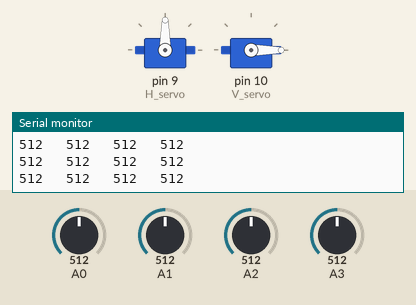
The sketch below on a simulated Arduino Uno, built with avr-gcc and run on an emulated ATmega328P. Parts: 2 × servo, the last lines printed to the serial monitor. The test bench sets the inputs (shaded band); at power-on: A1 = 512, A2 = 512, A3 = 512, A0 = 512.

Above: at 1.2 s.
1.3 s: A1 set to 470
4.3 s: A1 set to 447
At 4.49 s:
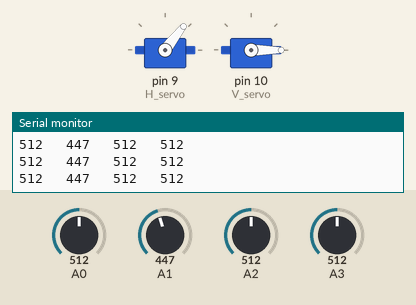
7.3 s: A2 set to 108
At 7.9 s:
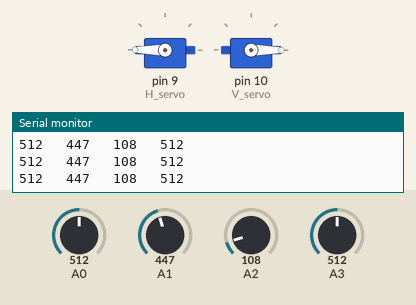
9.0 s: A2 set to 89
10.5 s: A3 set to 110
13.5 s: A3 set to 90
At 14.18 s:
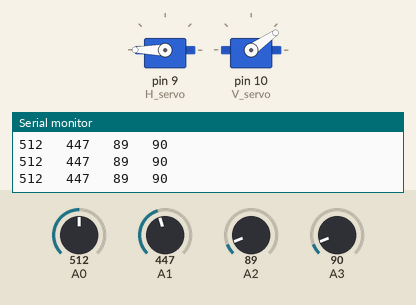
Timing chart, 0 to 21.9 s (numbered marks = the images above; inputs shaded):
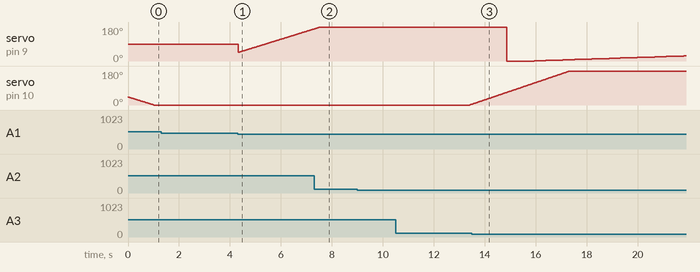

The sketch:

Code.ino
```cpp
#include <Servo.h>

Servo H_servo;  // create servo object to control a Horizontal servo
Servo V_servo;  // create servo object to control a vertical servo

int LDR_1 = A0;  // analog pin used to connect the LDR
int LDR_2 = A1;
int LDR_3 = A2;
int LDR_4 = A3;

int tollerance = 50;

int H_angel = 45;
int V_angel = 45;


void setup() {
  H_servo.attach(9);  // attaches the servo on pin 9 to the servo object
  V_servo.attach(10);  // attaches the servo on pin 9 to the servo object
  Serial.begin(9600);
}

void loop() {

  int read_ldr_1 = analogRead(A0);
  int read_ldr_2 = analogRead(A1);
  int read_ldr_3 = analogRead(A2);
  int read_ldr_4 = analogRead(A3);
  int avg_th = read_ldr_1 - read_ldr_2;
  int avg_bh = read_ldr_3 - read_ldr_4;
  int avg_rv = read_ldr_1 - read_ldr_3;
  int avg_lv = read_ldr_2 - read_ldr_4;
  Serial.print(read_ldr_1);
  Serial.print("   ");
  Serial.print(read_ldr_2);
  Serial.print("   ");
  Serial.print(read_ldr_3);
  Serial.print("   ");
  Serial.println(read_ldr_4);


  if ( avg_th > tollerance || avg_bh > tollerance){
    if(avg_th > avg_bh){
      if(read_ldr_1 > read_ldr_2){H_angel++;}
      else{H_angel--;}H_servo.write(H_angel);
      }
    else{
      if(read_ldr_3 > read_ldr_4){H_angel++;}
      else{H_angel--;}H_servo.write(H_angel);}
    }


   if ( avg_rv> tollerance || avg_lv> tollerance){
      if (avg_rv>avg_lv){
        if( read_ldr_1> read_ldr_3){V_angel++;}
        }else{V_angel--;}V_servo.write(V_angel);
        }
      else{
        if( read_ldr_2> read_ldr_4){V_angel++;}
        else{V_angel--;}V_servo.write(V_angel);

    }

}
```

Measured:
- the behaviour switches between 462 and 461 on A1 (found by bisection; images 0 and 1)
- the behaviour switches between 100 and 99 on A3 (found by bisection; images 2 and 3)
